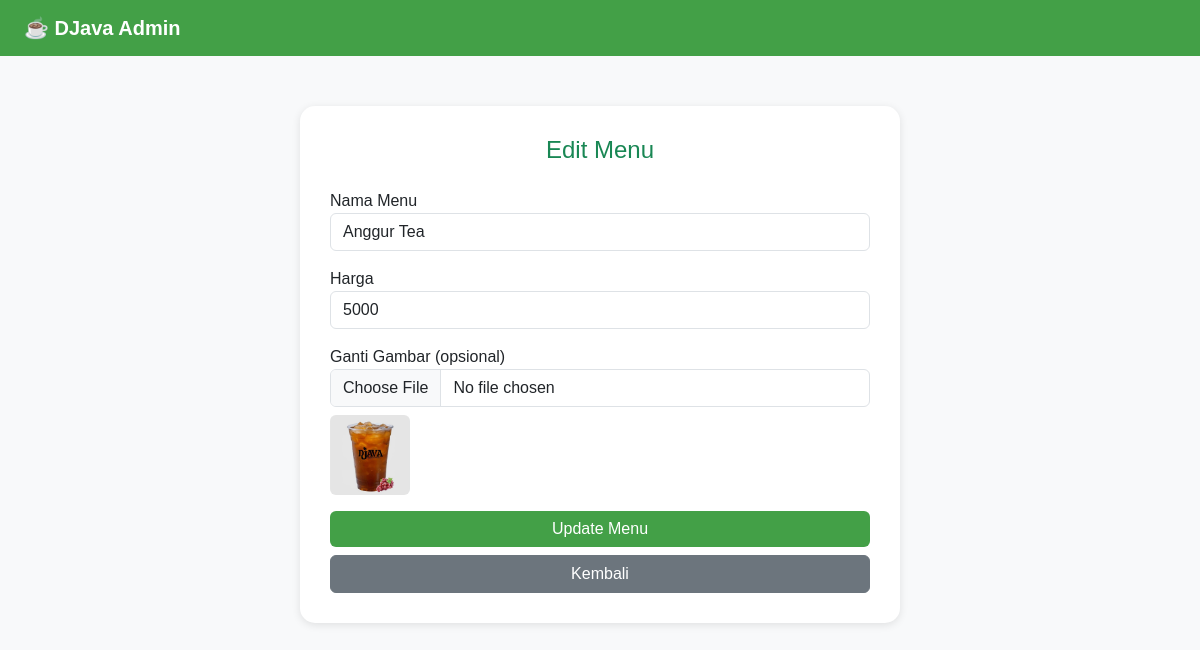
/admin/edit-menu.php?id=2 (signed in), run on the app's committed database.
### tables this page shows
CREATE TABLE menu (
  id INT AUTO_INCREMENT PRIMARY KEY,
  name VARCHAR(100),
  price INT,
  image VARCHAR(255)
);

### admin/edit-menu.php (the view, shortened to what this page needs)
<?php
include '../backend/db.php';
$id = $_GET['id'];
$result = $conn->query("SELECT * FROM menu WHERE id=$id");
$menu = $result->fetch_assoc();
?>
<!DOCTYPE html>
<html lang="id">
<head>
  <link href="https://cdn.jsdelivr.net/npm/bootstrap@5.3.2/dist/css/bootstrap.min.css" rel="stylesheet">
</head>
<body>
<nav class="navbar navbar-dark">
  <div class="container-fluid px-4">
    <a class="navbar-brand" href="dashboard.php">☕ DJava Admin</a>
  </div>
</nav>
<div class="form-box">
  <h4 class="text-center mb-4 text-success">Edit Menu</h4>
  <form method="POST" enctype="multipart/form-data">
    <div class="mb-3">
      <label>Nama Menu</label>
      <input type="text" name="name" value="<?= $menu['name'] ?>" class="form-control" required>
    </div>
    <div class="mb-3">
      <label>Harga</label>
      <input type="number" name="price" value="<?= $menu['price'] ?>" class="form-control" required>
    </div>
    <div class="mb-3">
      <label>Ganti Gambar (opsional)</label>
      <input type="file" name="image" class="form-control">
      <img src="../images/menu/<?= $menu['image'] ?>" width="80" class="mt-2 rounded">
    </div>
    <button type="submit" class="btn btn-success w-100">Update Menu</button>
    <a href="dashboard.php" class="btn btn-secondary w-100 mt-2">Kembali</a>
  </form>
</div>
</body>
</html>

### admin/edit-menu.php (style rules this page uses)
body { background: #f8f9fa; font-family: 'Poppins', sans-serif; }
.navbar { background: #43a047; }
.navbar-brand { color: #fff !important; font-weight: bold; }
.form-box { background: #fff; padding: 30px; border-radius: 15px; box-shadow: 0 2px 8px rgba(0,0,0,0.1); max-width: 600px; margin: 50px auto; }
.btn-success { background: #43a047; border: none; }

### data on the page
menu: name "Anggur Tea", price "5000", image (picture)
